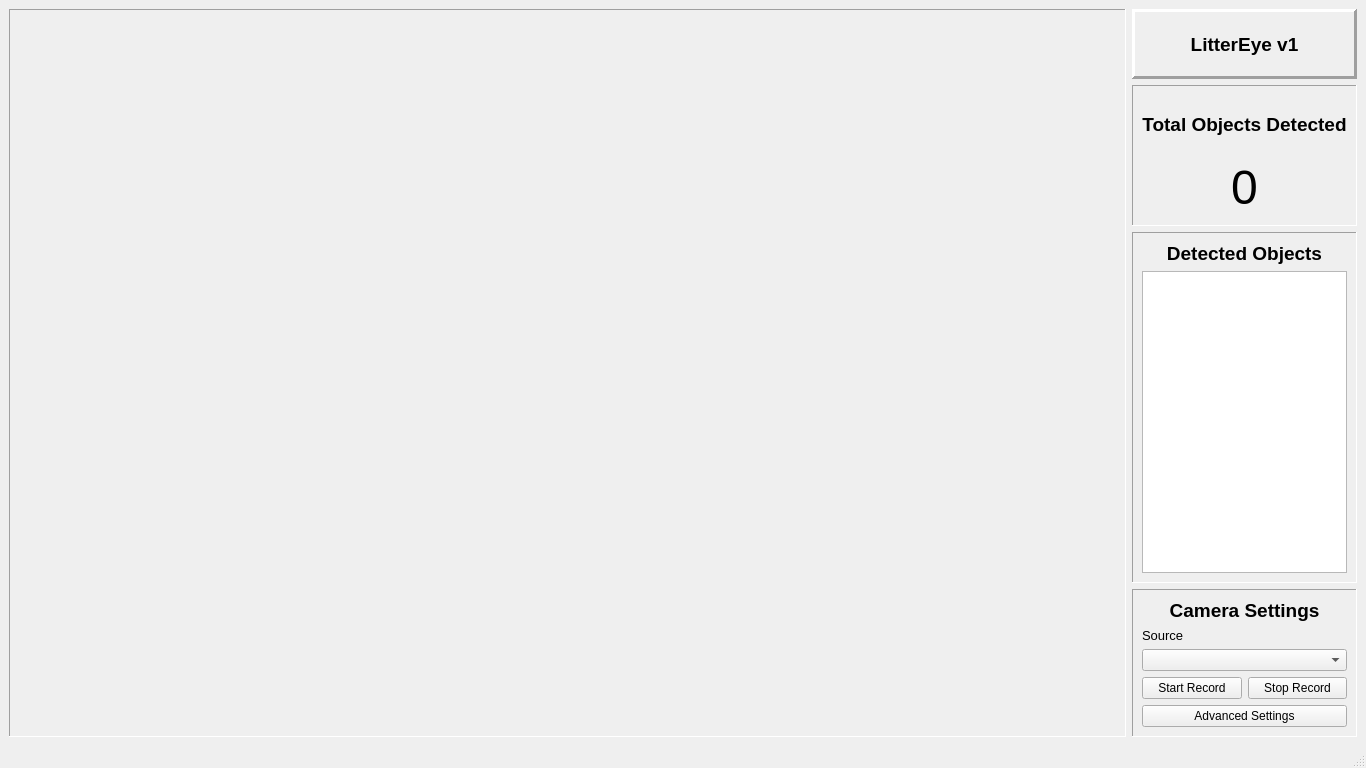
<?xml version="1.0" encoding="UTF-8"?>
<ui version="4.0">
 <class>MainWindow</class>
 <widget class="QMainWindow" name="MainWindow">
  <property name="geometry">
   <rect>
    <x>0</x>
    <y>0</y>
    <width>1366</width>
    <height>768</height>
   </rect>
  </property>
  <property name="minimumSize">
   <size>
    <width>1366</width>
    <height>768</height>
   </size>
  </property>
  <property name="windowTitle">
   <string>MainWindow</string>
  </property>
  <widget class="QWidget" name="centralwidget">
   <layout class="QGridLayout" name="gridLayout">
    <item row="0" column="0">
     <layout class="QHBoxLayout" name="wholeWindowLayout" stretch="9,1">
      <item>
       <layout class="QVBoxLayout" name="leftLayout" stretch="0">
        <item>
         <widget class="QFrame" name="topLeftFrame">
          <property name="frameShape">
           <enum>QFrame::Panel</enum>
          </property>
          <property name="frameShadow">
           <enum>QFrame::Sunken</enum>
          </property>
          <layout class="QGridLayout" name="gridLayout_2">
           <item row="0" column="0">
            <widget class="QLabel" name="VideoWidget">
             <property name="text">
              <string/>
             </property>
             <property name="alignment">
              <set>Qt::AlignCenter</set>
             </property>
            </widget>
           </item>
          </layout>
         </widget>
        </item>
       </layout>
      </item>
      <item>
       <widget class="QFrame" name="rightFrame">
        <property name="frameShape">
         <enum>QFrame::NoFrame</enum>
        </property>
        <property name="frameShadow">
         <enum>QFrame::Plain</enum>
        </property>
        <layout class="QVBoxLayout" name="verticalLayout_2" stretch="1,2,5,2">
         <property name="leftMargin">
          <number>0</number>
         </property>
         <property name="topMargin">
          <number>0</number>
         </property>
         <property name="rightMargin">
          <number>0</number>
         </property>
         <property name="bottomMargin">
          <number>0</number>
         </property>
         <item>
          <widget class="QFrame" name="rightFirstFrame">
           <property name="frameShape">
            <enum>QFrame::Panel</enum>
           </property>
           <property name="frameShadow">
            <enum>QFrame::Raised</enum>
           </property>
           <property name="lineWidth">
            <number>3</number>
           </property>
           <layout class="QVBoxLayout" name="verticalLayout">
            <item>
             <widget class="QLabel" name="LitterEyeTitle">
              <property name="font">
               <font>
                <pointsize>14</pointsize>
                <weight>75</weight>
                <bold>true</bold>
               </font>
              </property>
              <property name="text">
               <string>LitterEye v1</string>
              </property>
              <property name="alignment">
               <set>Qt::AlignCenter</set>
              </property>
             </widget>
            </item>
           </layout>
          </widget>
         </item>
         <item>
          <widget class="QFrame" name="rightSecondFrame">
           <property name="frameShape">
            <enum>QFrame::Panel</enum>
           </property>
           <property name="frameShadow">
            <enum>QFrame::Sunken</enum>
           </property>
           <layout class="QVBoxLayout" name="verticalLayout_3" stretch="0,0">
            <item>
             <widget class="QLabel" name="totalObjectsDetectedTitle">
              <property name="font">
               <font>
                <pointsize>14</pointsize>
                <weight>75</weight>
                <bold>true</bold>
               </font>
              </property>
              <property name="text">
               <string>Total Objects Detected</string>
              </property>
              <property name="alignment">
               <set>Qt::AlignCenter</set>
              </property>
             </widget>
            </item>
            <item>
             <widget class="QLabel" name="totalObjectsDetectedNumber">
              <property name="font">
               <font>
                <pointsize>36</pointsize>
                <weight>50</weight>
                <bold>false</bold>
               </font>
              </property>
              <property name="text">
               <string>0</string>
              </property>
              <property name="alignment">
               <set>Qt::AlignCenter</set>
              </property>
             </widget>
            </item>
           </layout>
          </widget>
         </item>
         <item>
          <widget class="QFrame" name="rightThirdFrame">
           <property name="frameShape">
            <enum>QFrame::Panel</enum>
           </property>
           <property name="frameShadow">
            <enum>QFrame::Sunken</enum>
           </property>
           <layout class="QVBoxLayout" name="verticalLayout_4" stretch="0,0">
            <item>
             <widget class="QLabel" name="detectedObjectsTitle">
              <property name="font">
               <font>
                <pointsize>14</pointsize>
                <weight>75</weight>
                <bold>true</bold>
               </font>
              </property>
              <property name="text">
               <string>Detected Objects</string>
              </property>
              <property name="alignment">
               <set>Qt::AlignCenter</set>
              </property>
             </widget>
            </item>
            <item>
             <widget class="QListWidget" name="listWidget"/>
            </item>
           </layout>
          </widget>
         </item>
         <item>
          <widget class="QFrame" name="rightFourthFrame">
           <property name="frameShape">
            <enum>QFrame::Panel</enum>
           </property>
           <property name="frameShadow">
            <enum>QFrame::Sunken</enum>
           </property>
           <layout class="QVBoxLayout" name="verticalLayout_5" stretch="2,1,3,3,1">
            <item>
             <widget class="QLabel" name="CameraSettingsLabel">
              <property name="font">
               <font>
                <pointsize>14</pointsize>
                <weight>75</weight>
                <bold>true</bold>
               </font>
              </property>
              <property name="text">
               <string>Camera Settings</string>
              </property>
              <property name="alignment">
               <set>Qt::AlignCenter</set>
              </property>
             </widget>
            </item>
            <item>
             <widget class="QLabel" name="CameraSourceLabel">
              <property name="font">
               <font>
                <pointsize>10</pointsize>
                <weight>50</weight>
                <bold>false</bold>
               </font>
              </property>
              <property name="text">
               <string>Source</string>
              </property>
             </widget>
            </item>
            <item>
             <widget class="QComboBox" name="CameraSourceComboBox"/>
            </item>
            <item>
             <layout class="QHBoxLayout" name="rightFourthFrameLayout" stretch="0,0">
              <item>
               <widget class="QPushButton" name="StartRecordButton">
                <property name="text">
                 <string>Start Record</string>
                </property>
               </widget>
              </item>
              <item>
               <widget class="QPushButton" name="StopRecordButton">
                <property name="text">
                 <string>Stop Record</string>
                </property>
               </widget>
              </item>
             </layout>
            </item>
            <item>
             <widget class="QPushButton" name="advancedSettingsButton">
              <property name="sizePolicy">
               <sizepolicy hsizetype="Minimum" vsizetype="Fixed">
                <horstretch>0</horstretch>
                <verstretch>0</verstretch>
               </sizepolicy>
              </property>
              <property name="autoFillBackground">
               <bool>false</bool>
              </property>
              <property name="text">
               <string>Advanced Settings</string>
              </property>
              <property name="autoDefault">
               <bool>false</bool>
              </property>
              <property name="default">
               <bool>false</bool>
              </property>
              <property name="flat">
               <bool>false</bool>
              </property>
             </widget>
            </item>
           </layout>
          </widget>
         </item>
        </layout>
       </widget>
      </item>
     </layout>
    </item>
   </layout>
  </widget>
  <widget class="QStatusBar" name="statusbar"/>
  <widget class="QMenuBar" name="menubar">
   <property name="geometry">
    <rect>
     <x>0</x>
     <y>0</y>
     <width>1366</width>
     <height>21</height>
    </rect>
   </property>
  </widget>
 </widget>
 <resources/>
 <connections/>
</ui>
